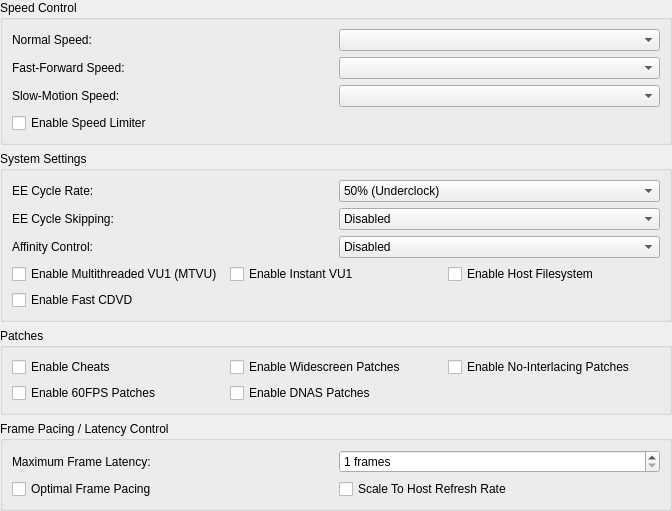
<?xml version="1.0" encoding="UTF-8"?>
<ui version="4.0">
 <class>EmulationSettingsWidget</class>
 <widget class="QWidget" name="EmulationSettingsWidget">
  <property name="geometry">
   <rect>
    <x>0</x>
    <y>0</y>
    <width>672</width>
    <height>431</height>
   </rect>
  </property>
  <property name="windowTitle">
   <string notr="true">Form</string>
  </property>
  <layout class="QVBoxLayout" name="verticalLayout">
   <property name="leftMargin">
    <number>0</number>
   </property>
   <property name="topMargin">
    <number>0</number>
   </property>
   <property name="rightMargin">
    <number>0</number>
   </property>
   <property name="bottomMargin">
    <number>0</number>
   </property>
   <item>
    <widget class="QGroupBox" name="groupBox_5">
     <property name="title">
      <string>Speed Control</string>
     </property>
     <layout class="QGridLayout" name="gridLayout_3">
      <item row="1" column="1">
       <widget class="QComboBox" name="fastForwardSpeed"/>
      </item>
      <item row="2" column="1">
       <widget class="QComboBox" name="slowMotionSpeed"/>
      </item>
      <item row="0" column="1">
       <widget class="QComboBox" name="normalSpeed"/>
      </item>
      <item row="0" column="0">
       <widget class="QLabel" name="label_4">
        <property name="text">
         <string>Normal Speed:</string>
        </property>
       </widget>
      </item>
      <item row="2" column="0">
       <widget class="QLabel" name="label_6">
        <property name="text">
         <string>Slow-Motion Speed:</string>
        </property>
       </widget>
      </item>
      <item row="1" column="0">
       <widget class="QLabel" name="label_5">
        <property name="text">
         <string>Fast-Forward Speed:</string>
        </property>
       </widget>
      </item>
      <item row="3" column="0" colspan="2">
       <widget class="QCheckBox" name="speedLimiter">
        <property name="text">
         <string>Enable Speed Limiter</string>
        </property>
       </widget>
      </item>
     </layout>
    </widget>
   </item>
   <item>
    <widget class="QGroupBox" name="systemSettingsGroup">
     <property name="title">
      <string>System Settings</string>
     </property>
     <layout class="QGridLayout" name="gridLayout_5">
      <item row="3" column="0" colspan="2">
       <layout class="QGridLayout" name="systemSettingsLayout">
        <item row="0" column="1">
         <widget class="QCheckBox" name="instantVU1">
          <property name="text">
           <string>Enable Instant VU1</string>
          </property>
         </widget>
        </item>
        <item row="0" column="0">
         <widget class="QCheckBox" name="MTVU">
          <property name="text">
           <string>Enable Multithreaded VU1 (MTVU)</string>
          </property>
         </widget>
        </item>
        <item row="0" column="2">
         <widget class="QCheckBox" name="hostFilesystem">
          <property name="text">
           <string>Enable Host Filesystem</string>
          </property>
         </widget>
        </item>
        <item row="3" column="0">
         <widget class="QCheckBox" name="fastCDVD">
          <property name="text">
           <string>Enable Fast CDVD</string>
          </property>
         </widget>
        </item>
       </layout>
      </item>
      <item row="1" column="0">
       <widget class="QLabel" name="label_10">
        <property name="text">
         <string>EE Cycle Skipping:</string>
        </property>
       </widget>
      </item>
      <item row="1" column="1">
       <widget class="QComboBox" name="eeCycleSkipping">
        <item>
         <property name="text">
          <string>Disabled</string>
         </property>
        </item>
        <item>
         <property name="text">
          <string>Mild Underclock</string>
         </property>
        </item>
        <item>
         <property name="text">
          <string>Moderate Underclock</string>
         </property>
        </item>
        <item>
         <property name="text">
          <string>Maximum Underclock</string>
         </property>
        </item>
       </widget>
      </item>
      <item row="0" column="0">
       <widget class="QLabel" name="label_9">
        <property name="text">
         <string>EE Cycle Rate:</string>
        </property>
       </widget>
      </item>
      <item row="0" column="1">
       <widget class="QComboBox" name="eeCycleRate">
        <item>
         <property name="text">
          <string>50% (Underclock)</string>
         </property>
        </item>
        <item>
         <property name="text">
          <string>60% (Underclock)</string>
         </property>
        </item>
        <item>
         <property name="text">
          <string>75% (Underclock)</string>
         </property>
        </item>
        <item>
         <property name="text">
          <string>100% (Normal Speed)</string>
         </property>
        </item>
        <item>
         <property name="text">
          <string>130% (Overclock)</string>
         </property>
        </item>
        <item>
         <property name="text">
          <string>180% (Overclock)</string>
         </property>
        </item>
        <item>
         <property name="text">
          <string>300% (Overclock)</string>
         </property>
        </item>
       </widget>
      </item>
      <item row="2" column="0">
       <widget class="QLabel" name="label">
        <property name="text">
         <string>Affinity Control:</string>
        </property>
       </widget>
      </item>
      <item row="2" column="1">
       <widget class="QComboBox" name="affinityControl">
        <item>
         <property name="text">
          <string>Disabled</string>
         </property>
        </item>
        <item>
         <property name="text">
          <string>EE &gt; VU &gt; GS</string>
         </property>
        </item>
        <item>
         <property name="text">
          <string>EE &gt; GS &gt; VU</string>
         </property>
        </item>
        <item>
         <property name="text">
          <string>VU &gt; EE &gt; GS</string>
         </property>
        </item>
        <item>
         <property name="text">
          <string>VU &gt; GS &gt; EE</string>
         </property>
        </item>
        <item>
         <property name="text">
          <string>GS &gt; EE &gt; VU</string>
         </property>
        </item>
        <item>
         <property name="text">
          <string>GS &gt; VU &gt; EE</string>
         </property>
        </item>
       </widget>
      </item>
     </layout>
    </widget>
   </item>
	<item>
	 <widget class="QGroupBox" name="patchesGroup">
	  <property name="title">
	   <string>Patches</string>
		</property>
		 <layout class="QGridLayout" name="gridLayout_6">
		  <item row="0" column="0">
           <widget class="QCheckBox" name="cheats">
             <property name="text">
              <string>Enable Cheats</string>
             </property>
            </widget>
           </item>  
		  <item row="0" column="1">
			<widget class="QCheckBox" name="widescreenPatches">
			 <property name="text">
		    <string>Enable Widescreen Patches</string>
		  </property>
		 </widget>
		</item>
		  <item row="0" column="2">
			<widget class="QCheckBox" name="noInterlacingPatches">
			 <property name="text">
		    <string>Enable No-Interlacing Patches</string>
		  </property>
		 </widget>
	    </item>
	    <item row="1" column="0">
			<widget class="QCheckBox" name="fpsPatches">
			 <property name="text">
		    <string>Enable 60FPS Patches</string>
		  </property>
		 </widget>
		</item>
	    <item row="1" column="1">
			<widget class="QCheckBox" name="DNASPatches">
			 <property name="text">
		    <string>Enable DNAS Patches</string>
		  </property>
		 </widget>
		</item>
	   </layout>
	  </widget>	  
	 </item>
	<item>
    <widget class="QGroupBox" name="basicGroupBox">
     <property name="title">
      <string>Frame Pacing / Latency Control</string>
     </property>
     <layout class="QGridLayout" name="gridLayout_2">
      <item row="1" column="1">
       <widget class="QSpinBox" name="maxFrameLatency">
        <property name="suffix">
         <string extracomment="This string will appear next to the amount of frames selected, in a dropdown box."> frames</string>
        </property>
        <property name="minimum">
         <number>1</number>
        </property>
        <property name="maximum">
         <number>5</number>
        </property>
       </widget>
      </item>
      <item row="1" column="0">
       <widget class="QLabel" name="label_2">
        <property name="text">
         <string>Maximum Frame Latency:</string>
        </property>
       </widget>
      </item>
      <item row="3" column="0" colspan="2">
       <layout class="QGridLayout" name="basicCheckboxGridLayout">
        <item row="0" column="0">
         <widget class="QCheckBox" name="optimalFramePacing">
          <property name="text">
           <string>Optimal Frame Pacing</string>
          </property>
         </widget>
        </item>
        <item row="0" column="1">
         <widget class="QCheckBox" name="syncToHostRefreshRate">
          <property name="text">
           <string>Scale To Host Refresh Rate</string>
          </property>
         </widget>
        </item>
       </layout>
      </item>
     </layout>
    </widget>
   </item>
   <item>
    <spacer name="verticalSpacer">
     <property name="orientation">
      <enum>Qt::Vertical</enum>
     </property>
     <property name="sizeHint" stdset="0">
      <size>
       <width>20</width>
       <height>40</height>
      </size>
     </property>
    </spacer>
   </item>
  </layout>
 </widget>
 <resources>
  <include location="../resources/resources.qrc"/>
 </resources>
 <connections/>
</ui>
